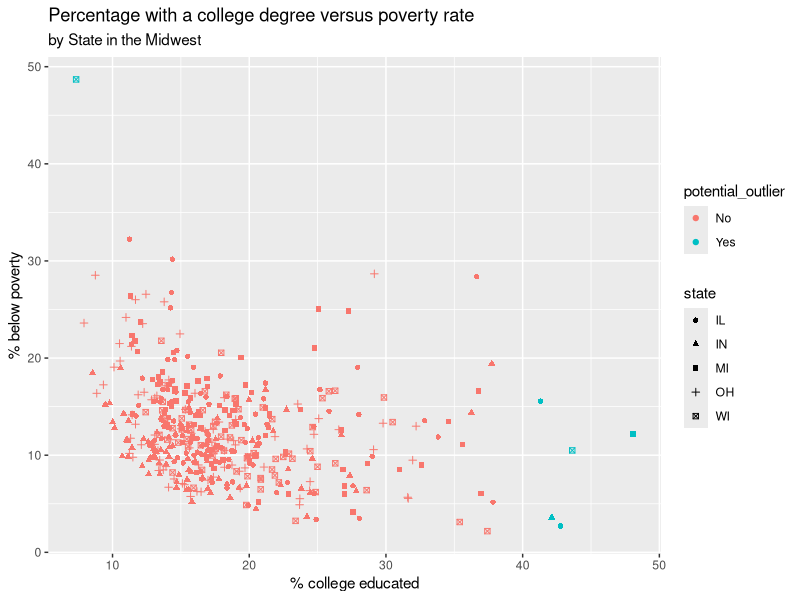

This chart was generated by the following R code:
## ---- chunk 1
#| eval: true
#| message: false

library(tidyverse)
## ---- chunk 2
?midwest

glimpse(midwest)
## ---- chunk 3
midwest |>
  group_by(state) |>
  summarize(counties = n()) |>
  arrange(desc(counties))
  
## ---- chunk 4
midwest |>
  group_by(county) |>
  summarize(n_states = n()) |>
  filter(n_states == 5)
## ---- chunk 5

midwest |>
  filter(popdensity > 25000) |>
  arrange(desc(popdensity)) |>
  select(county, state, popdensity, poptotal, area)

## ---- chunk 6

midwest |>
  filter(popdensity == max(popdensity)) |>
  select(county, state, popdensity, poptotal, area)
## ---- chunk 7

midwest |>
  summarize(
    typical_density = median(popdensity),
    q1 = quantile(popdensity, 0.25),
    q3 = quantile(popdensity, 0.75)
  )
## ---- chunk 8
midwest <- midwest |>
  mutate(metro = if_else(inmetro == 1, "Yes", "No"))

midwest |>
  group_by(state) |>
  summarize(perc_urban = mean(metro == "Yes"))
## ---- chunk 9
midwest |>
  filter(percbelowpoverty > 40, percollege < 10) |>
  select(county, state, percbelowpoverty, percollege)
## ---- chunk 10
midwest |>
  filter(percollege > 40) |>
  select(county, state, percbelowpoverty, percollege)
## ---- chunk 11
midwest |>
  filter(percbelowpoverty > 40 & percollege < 10 | percollege > 40) |>
  select(county, state, percbelowpoverty, percollege)
## ---- chunk 12
midwest |> 
  mutate(potential_outlier = if_else(
    percbelowpoverty > 40 & percollege < 10 | percollege > 40, "Yes", "No"
  )) |>
  select(county, state, percbelowpoverty, percollege, potential_outlier) |>
  arrange(potential_outlier)
## ---- chunk 13
midwest |> 
  mutate(potential_outlier = if_else(
    percbelowpoverty > 40 & percollege < 10 | percollege > 40, "Yes", "No"
  )) |>
  ggplot(aes(x = percollege, y = percbelowpoverty, colour = potential_outlier, shape = state)) +
  geom_point() +
  labs(
    x = "% college educated",
    y = "% below poverty",
    title = "Percentage with a college degree versus poverty rate",
    subtitle = "by State in the Midwest"
  )
## ---- chunk 14
state_population <- midwest |>
  group_by(state) |>
  summarise(state_totalpop = sum(poptotal)) |>
  arrange(desc(state_totalpop))

state_population
## ---- chunk 15
state_proportions <- state_population |>
  mutate(prop_population = state_totalpop/sum(state_totalpop))|>
  arrange(desc(prop_population))

state_proportions
## ---- chunk 16
state_poverty <- midwest |>
  group_by(state) |>
  summarise(mean_percbelowpoverty = mean(percbelowpoverty))

state_poverty
## ---- chunk 17
state_poverty |>
  arrange(mean_percbelowpoverty)
